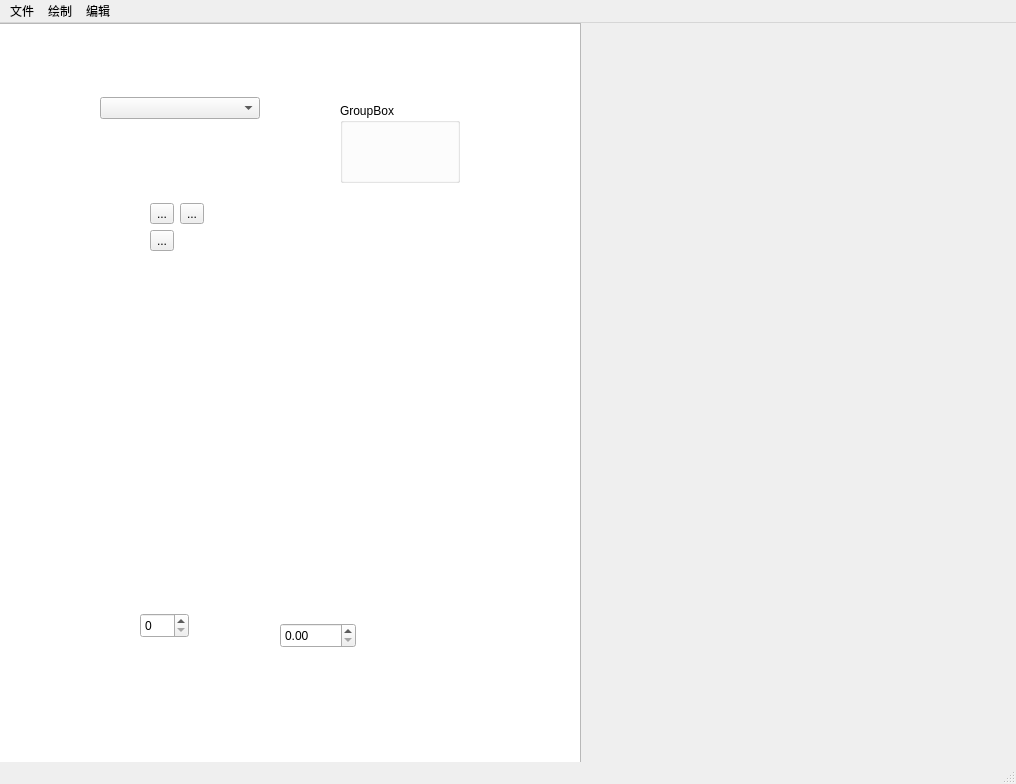
<?xml version="1.0" encoding="UTF-8"?>
<ui version="4.0">
 <class>MainWindow</class>
 <widget class="QMainWindow" name="MainWindow">
  <property name="geometry">
   <rect>
    <x>0</x>
    <y>0</y>
    <width>1016</width>
    <height>784</height>
   </rect>
  </property>
  <property name="windowTitle">
   <string>MainWindow</string>
  </property>
  <widget class="QWidget" name="centralwidget">
   <widget class="QGraphicsView" name="graphicsView">
    <property name="geometry">
     <rect>
      <x>-40</x>
      <y>0</y>
      <width>621</width>
      <height>891</height>
     </rect>
    </property>
    <property name="minimumSize">
     <size>
      <width>0</width>
      <height>891</height>
     </size>
    </property>
    <property name="maximumSize">
     <size>
      <width>1021</width>
      <height>891</height>
     </size>
    </property>
   </widget>
   <widget class="QWidget" name="verticalLayoutWidget">
    <property name="geometry">
     <rect>
      <x>800</x>
      <y>0</y>
      <width>181</width>
      <height>701</height>
     </rect>
    </property>
    <layout class="QVBoxLayout" name="verticalLayout"/>
   </widget>
   <widget class="QWidget" name="formLayoutWidget">
    <property name="geometry">
     <rect>
      <x>150</x>
      <y>180</y>
      <width>341</width>
      <height>361</height>
     </rect>
    </property>
    <layout class="QFormLayout" name="formLayout">
     <item row="0" column="0">
      <widget class="QToolButton" name="toolButton_3">
       <property name="text">
        <string>...</string>
       </property>
      </widget>
     </item>
     <item row="0" column="1">
      <widget class="QToolButton" name="toolButton_2">
       <property name="text">
        <string>...</string>
       </property>
      </widget>
     </item>
     <item row="1" column="0">
      <widget class="QToolButton" name="toolButton">
       <property name="text">
        <string>...</string>
       </property>
      </widget>
     </item>
    </layout>
   </widget>
   <widget class="QWidget" name="verticalLayoutWidget_2">
    <property name="geometry">
     <rect>
      <x>100</x>
      <y>30</y>
      <width>160</width>
      <height>111</height>
     </rect>
    </property>
    <layout class="QVBoxLayout" name="verticalLayout_2">
     <item>
      <widget class="QComboBox" name="comboBox"/>
     </item>
    </layout>
   </widget>
   <widget class="QSpinBox" name="spinBox">
    <property name="geometry">
     <rect>
      <x>140</x>
      <y>590</y>
      <width>49</width>
      <height>25</height>
     </rect>
    </property>
   </widget>
   <widget class="QDoubleSpinBox" name="doubleSpinBox">
    <property name="geometry">
     <rect>
      <x>280</x>
      <y>600</y>
      <width>76</width>
      <height>25</height>
     </rect>
    </property>
   </widget>
   <widget class="QGroupBox" name="groupBox">
    <property name="geometry">
     <rect>
      <x>340</x>
      <y>80</y>
      <width>120</width>
      <height>80</height>
     </rect>
    </property>
    <property name="title">
     <string>GroupBox</string>
    </property>
   </widget>
  </widget>
  <widget class="QMenuBar" name="menu_bar">
   <property name="geometry">
    <rect>
     <x>0</x>
     <y>0</y>
     <width>1016</width>
     <height>30</height>
    </rect>
   </property>
   <widget class="QMenu" name="file_menu">
    <property name="title">
     <string>文件</string>
    </property>
   </widget>
   <widget class="QMenu" name="draw_menu">
    <property name="title">
     <string>绘制</string>
    </property>
    <widget class="QMenu" name="menuline">
     <property name="title">
      <string>line</string>
     </property>
     <addaction name="actiondda"/>
     <addaction name="actionbresenham"/>
    </widget>
    <addaction name="menuline"/>
    <addaction name="actionrectangle"/>
   </widget>
   <widget class="QMenu" name="edit_menu">
    <property name="title">
     <string>编辑</string>
    </property>
   </widget>
   <addaction name="file_menu"/>
   <addaction name="draw_menu"/>
   <addaction name="edit_menu"/>
  </widget>
  <widget class="QStatusBar" name="status_bar"/>
  <action name="actionrectangle">
   <property name="text">
    <string>rectangle</string>
   </property>
  </action>
  <action name="actiondda">
   <property name="text">
    <string>dda</string>
   </property>
  </action>
  <action name="actionbresenham">
   <property name="text">
    <string>bresenham</string>
   </property>
  </action>
 </widget>
 <resources/>
 <connections/>
</ui>
